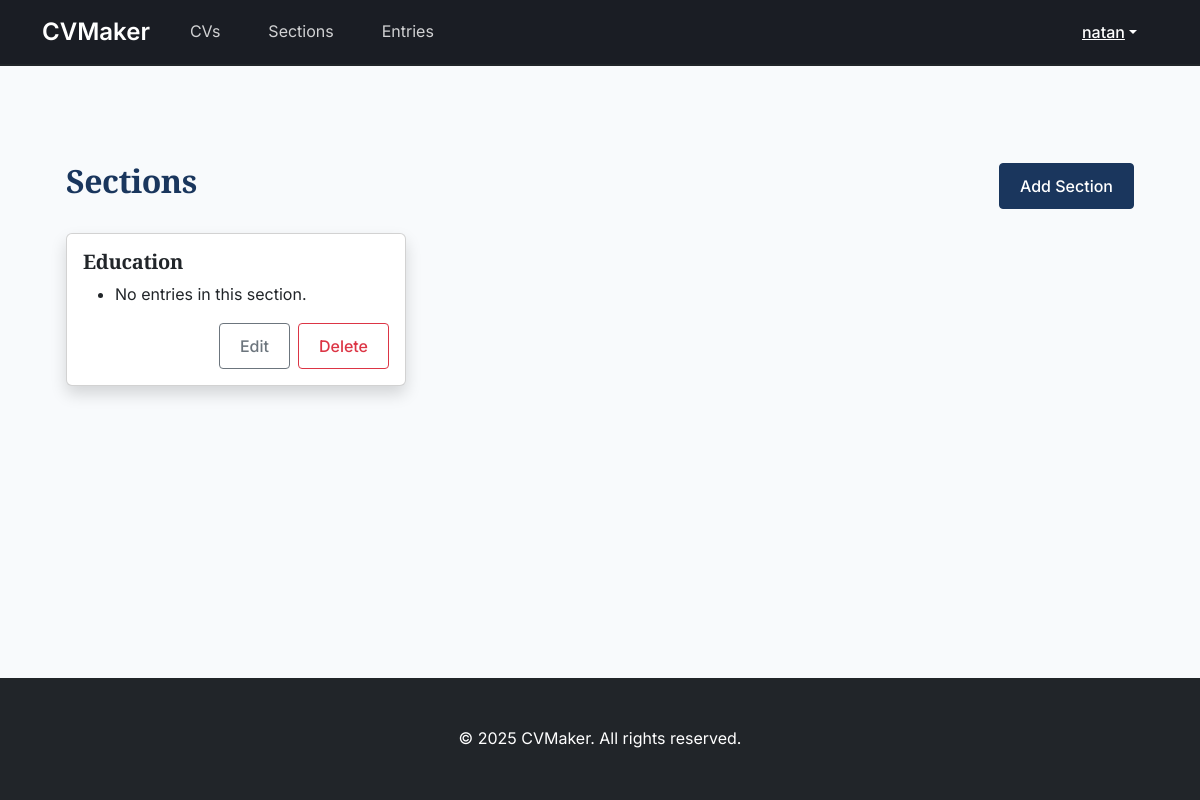
Before: /section/ (signed in) with the older database file.
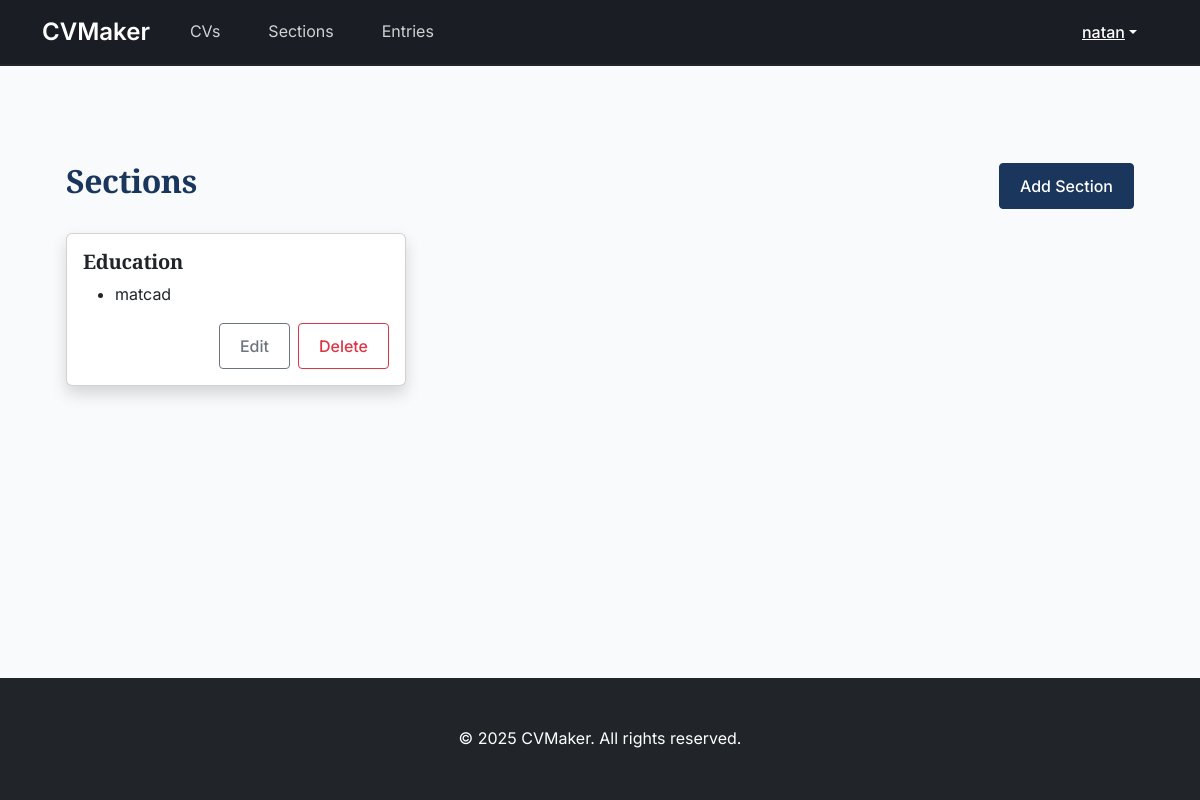
After: the same page with the newer database file.
### sections/models.py (models this page shows, shortened)
class Section(models.Model):
    user = models.ForeignKey(User, null=False, blank=False, on_delete=models.CASCADE, related_name='cv_sections')
    title = models.CharField(max_length=50, help_text="Name of the section")
    alias = models.CharField(max_length=20, help_text="Alias for the section", default="default")

class SectionEntry(models.Model):
    section = models.ForeignKey(Section, on_delete=models.CASCADE, related_name='section_entries')
    order = models.PositiveIntegerField()
    content_type = models.ForeignKey(ContentType, on_delete=models.CASCADE)
    object_id = models.PositiveIntegerField()
    content_object = GenericForeignKey("content_type", "object_id")
    class Meta:
        ordering = ['order']

### entries/models.py (models this page shows, shortened)
class CVEntry(models.Model):
    user: models.ForeignKey = models.ForeignKey(User, null=False, blank=False, on_delete=models.CASCADE, related_name='%(class)s')
    alias: models.CharField = models.CharField(max_length=20, null=False, blank=False, help_text="Alias for the CV entry")
    start_date: models.DateField
    end_date: models.DateField
    date: models.DateField
    summary: models.CharField
    highlights: models.CharField
    class Meta:
        abstract = True

class EducationEntry(CVEntry):
    institution = models.CharField(max_length=100, null=False, blank=False, help_text="The name of the institution")
    area = models.CharField(max_length=100, null=False, blank=False, help_text="The area of study")
    degree = models.CharField(max_length=100, blank=True, help_text="The type of degree (e.g., BS, MS, PhD)")
    location = models.CharField(max_length=100, blank=True, help_text="The location")
    start_date = models.DateField(null=True, blank=True, help_text="The start date")
    end_date = models.DateField(null=True, blank=True, help_text="The end date")
    date = models.DateField(null=True, blank=True, help_text="Custom date (overrides start_date and end_date)")
    summary = models.CharField(max_length=500, blank=True, help_text="Summary of the entry")
    highlights = models.CharField(max_length=500, blank=True, help_text="List of highlights separated by ;")

### sections/views.py (the view)
# urls.py: path('', views.SectionListView.as_view(), name='section-list'),
class SectionListView(LoginRequiredMixin, ListView):
    model = Section
    template_name = "sections/list.html"
    context_object_name = 'sections'

### sections/templates/sections/list.html (shortened to what this page needs)
{% extends 'base.html' %}
{% block content %}
<div class="container my-5">
    <div class="d-flex justify-content-between align-items-center mb-4">
        <h2>Sections</h2>
        <a href="{% url 'section-create' %}" class="btn btn-primary">Add Section</a>
    </div>
    {% if sections %}
    <div class="row row-cols-1 row-cols-md-2 row-cols-lg-3 g-4">
        {% for section in sections %}
        <div class="col">
            <div class="card h-100 shadow">
                <div class="card-body">
                    <h5 class="card-title">{{ section.title }}</h5>
                    <ul>
                        {% for entry in section.section_entries.all|dictsort:"order" %}
                            <li>{{ entry.content_object.alias }}</li>
                        {% empty %}
                            <li>No entries in this section.</li>
                        {% endfor %}
                    </ul>
                    <div class="d-grid gap-2 d-md-flex justify-content-md-end">
                        <a href="{% url 'section-edit' section_id=section.id %}" class="btn btn-outline-secondary">Edit</a>
                        <button class="btn btn-outline-danger" data-bs-toggle="modal"
                                data-bs-target="#deleteModal{{ section.id }}">
                            Delete
                        </button>
                    </div>
                </div>
            </div>
        </div>
        {% endfor %}
    </div>
    {% else %}
    <div class="text-center py-5">
        <h4 class="mb-3">No sections found.</h4>
        <p class="text-muted mb-4">Start by adding your first section to your CV.</p>
    </div>
    {% endif %}
</div>
{% endblock %}

Changed rows visible on the page:
shown differently, row unchanged: Section "Education": no longer shows "No entries in this section."
added SectionEntry: content_object.alias "matcad"
